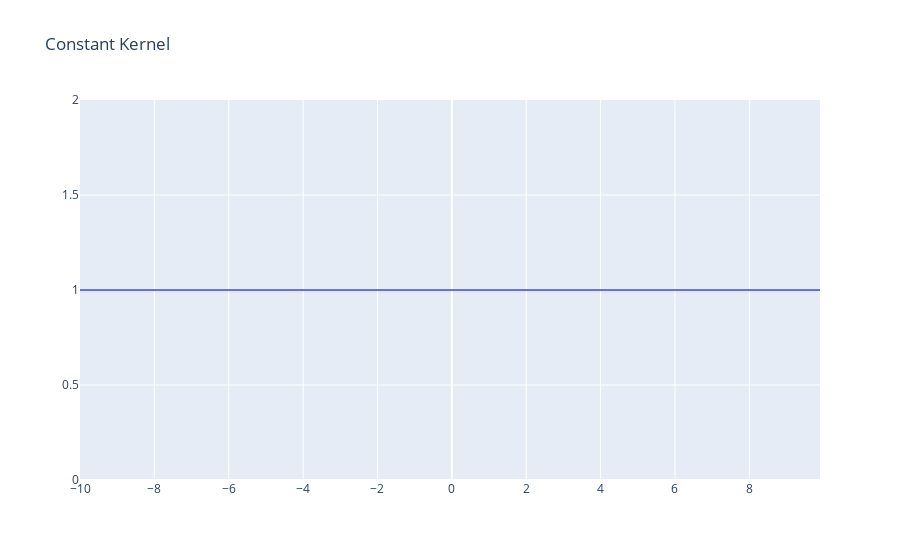

Notebook code cell kept with this figure:
### Markdown cell above
The **constant kernel**.

### Code cell
x_lines = np.arange(-10, 10, 0.1)

# Initialize with default parameters for the Constant kernel
kernel = ConstantKernel()

# Create the initial plot
fig0 = go.Figure(data=[
    go.Scatter(
        x=x_lines,
        y=[kernel(x, 0) for x in x_lines],
        mode='lines'
    )
])

# Update the layout for clarity
fig0.update_layout(title='Constant Kernel')

# Define the update function for interact
@interact(sigma_0=(0.1, 3, 0.1), argument_2=(-10, 10, 0.1))
def update(sigma_0=1.0, argument_2=0):
    kernel = ConstantKernel(sigma_0=sigma_0)
    fig0.data[0].y = [kernel(x, argument_2) for x in x_lines]
    fig0.show()

### Figure 1 — Plotly figure (JSON) as saved in the notebook; plotly's stock layout.template omitted (floating-point values rounded to 4 significant figures; data arrays with more than 128 entries replaced by an {"elided": "..."} marker saying what was removed)
{"data": [{"mode": "lines", "type": "scatter", "x": {"elided": "200 float values"}, "y": {"elided": "200 int values"}}], "layout": {"title": {"text": "Constant Kernel"}}}
